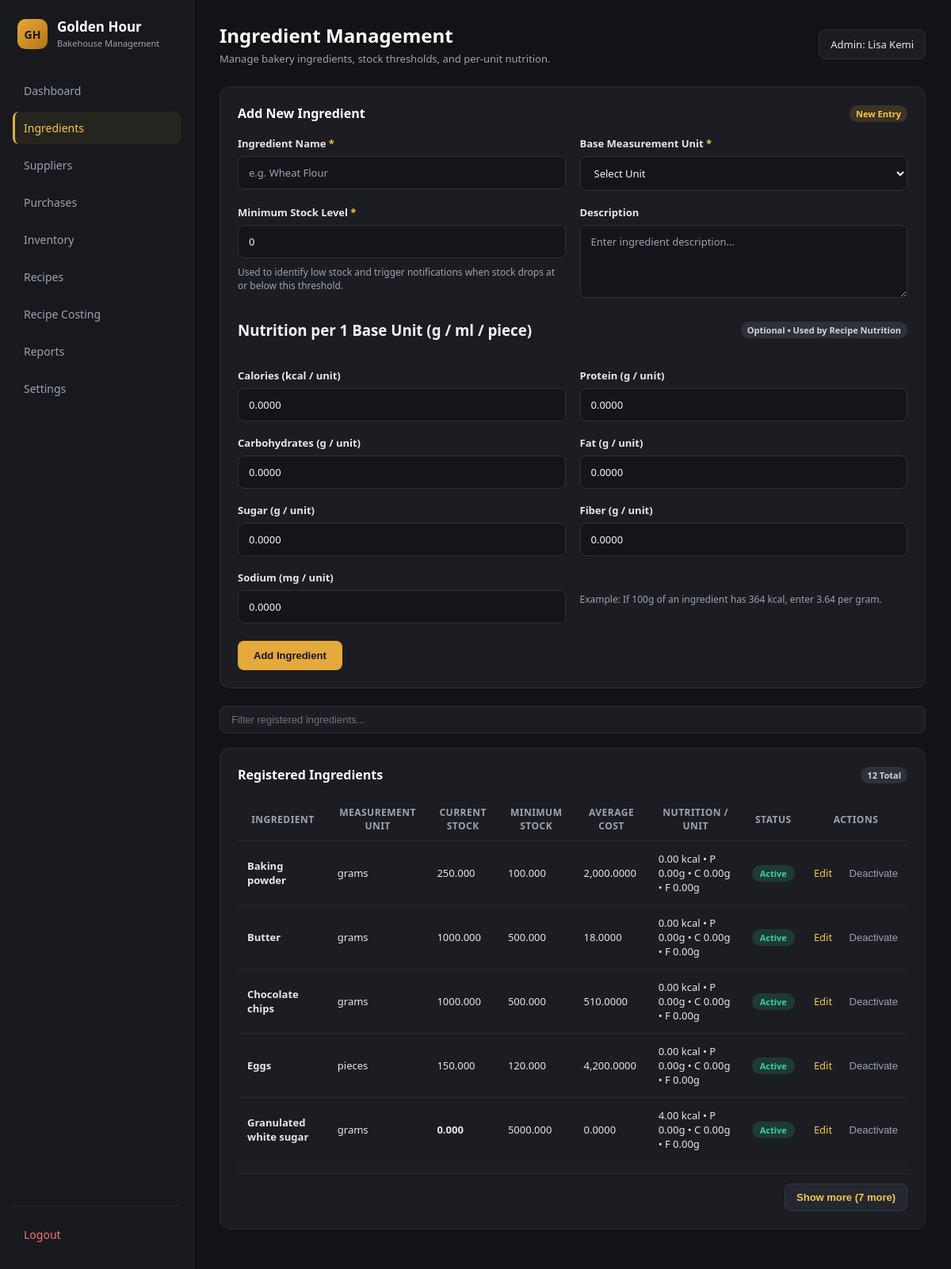
The app's page /pages/ingredients.php (signed in) with its own data.
### tables this page shows
CREATE TABLE `ingredients` (
  `ingredient_id` int NOT NULL,
  `ingredient_name` varchar(150) NOT NULL,
  `description` text,
  `base_unit` enum('grams','millilitres','pieces') NOT NULL,
  `current_stock` decimal(12,3) DEFAULT '0.000',
  `average_cost_per_unit` decimal(12,4) DEFAULT '0.0000',
  `calories_per_unit` decimal(10,4) NOT NULL DEFAULT '0.0000',
  `protein_g_per_unit` decimal(10,4) NOT NULL DEFAULT '0.0000',
  `carbs_g_per_unit` decimal(10,4) NOT NULL DEFAULT '0.0000',
  `fat_g_per_unit` decimal(10,4) NOT NULL DEFAULT '0.0000',
  `sugar_g_per_unit` decimal(10,4) NOT NULL DEFAULT '0.0000',
  `fiber_g_per_unit` decimal(10,4) NOT NULL DEFAULT '0.0000',
  `sodium_mg_per_unit` decimal(10,4) NOT NULL DEFAULT '0.0000',
  `minimum_stock` decimal(12,3) DEFAULT '0.000',
  `is_active` tinyint(1) DEFAULT '1',
  `created_at` timestamp NULL DEFAULT CURRENT_TIMESTAMP
);

### pages/ingredients.php (the view, shortened to what this page needs)
<?php
require_once "../config/database.php";
$editIngredient = null;
$stmt = $pdo->query(
    "SELECT * FROM ingredients ORDER BY ingredient_name ASC"
);
$ingredients = $stmt->fetchAll();
$adminName = htmlspecialchars($_SESSION["full_name"] ?? "Administrator");
?>
<!DOCTYPE html>
<html lang="en">
<head>
    <link rel="stylesheet" href="../assets/css/style.css">
</head>
<body class="dark-dashboard-body">
<div class="dashboard-container dark-dashboard">
    <aside class="sidebar dark-sidebar">
        <div>
            <div class="logo">
                <div class="brand-mark">GH</div>
                <div>
                    <h2>Golden Hour</h2>
                    <p>Bakehouse Management</p>
                </div>
            </div>
            <nav aria-label="Main Navigation">
                <ul>
                    <li><a href="../dashboard.php">Dashboard</a></li>
                    <li><a href="ingredients.php" class="active">Ingredients</a></li>
                    <li><a href="suppliers.php">Suppliers</a></li>
                    <li><a href="purchases.php">Purchases</a></li>
                    <li><a href="inventory.php">Inventory</a></li>
                    <li><a href="recipes.php">Recipes</a></li>
                    <li><a href="recipe_costing.php">Recipe Costing</a></li>
                    <li><a href="reports.php">Reports</a></li>
                    <li><a href="settings.php">Settings</a></li>
                </ul>
            </nav>
        </div>
        <div class="sidebar-footer">
            <a href="../logout.php" class="logout-link">Logout</a>
        </div>
    </aside>
    <main class="main-content dark-main">
        <header class="topbar dark-topbar">
            <div>
                <h1>Ingredient Management</h1>
                <p class="topbar-subtitle">Manage bakery ingredients, stock thresholds, and per-unit nutrition.</p>
            </div>
            <div class="topbar-controls">
                <span class="admin-badge">Admin: <?php echo $adminName; ?></span>
            </div>
        </header>
        <section class="content-section dark-panel subpage-card">
            <div class="panel-header">
                <h2><?php echo $editIngredient ? "Edit Ingredient" : "Add New Ingredient"; ?></h2>
                <span class="card-tag tag-gold"><?php echo $editIngredient ? "Editing #" . (int) $editIngredient["ingredient_id"] : "New Entry"; ?></span>
            </div>
            <form method="POST" class="ingredient-form dark-form">
                <div class="form-two-col">
                    <div class="form-field">
                        <label for="ingredient_name">Ingredient Name <span class="req-star">*</span></label>
                        <input
                            id="ingredient_name"
                            type="text"
                            name="ingredient_name"
                            placeholder="e.g. Wheat Flour"
                            value="<?php echo htmlspecialchars($editIngredient["ingredient_name"] ?? ""); ?>"
                            required
                        >
                    </div>
                    <div class="form-field">
                        <label for="base_unit">Base Measurement Unit <span class="req-star">*</span></label>
                        <select id="base_unit" name="base_unit" required>
                            <option value="">Select Unit</option>
                        </select>
                    </div>
                </div>
                <div class="form-two-col">
                    <div class="form-field">
                        <label for="minimum_stock">Minimum Stock Level <span class="req-star">*</span></label>
                        <input
                            id="minimum_stock"
                            type="number"
                            name="minimum_stock"
                            min="0"
                            step="0.001"
                            value="<?php echo htmlspecialchars($editIngredient["minimum_stock"] ?? "0"); ?>"
                            required
                        >
                        <p class="form-hint dark-hint">
                            Used to identify low stock and trigger notifications when stock drops at or below this threshold.
                        </p>
                    </div>
                    <div class="form-field">
                        <label for="description">Description</label>
                        <textarea
                            id="description"
                            name="description"
                            placeholder="Enter ingredient description..."
                        ><?php echo htmlspecialchars($editIngredient["description"] ?? ""); ?></textarea>
                    </div>
                </div>
                <div class="panel-header" style="margin-top: 10px;">
                    <h3>Nutrition per 1 Base Unit (g / ml / piece)</h3>
                    <span class="card-tag tag-neutral">Optional • Used by Recipe Nutrition</span>
                </div>
                <div class="form-two-col">
                    <div class="form-field">
                        <label for="calories_per_unit">Calories (kcal / unit)</label>
                        <input
                            id="calories_per_unit"
                            type="number"
                            name="calories_per_unit"
                            min="0"
                            step="0.0001"
                            value="<?php echo htmlspecialchars($editIngredient["calories_per_unit"] ?? "0.0000"); ?>"
                        >
                    </div>
                    <div class="form-field">
                        <label for="protein_g_per_unit">Protein (g / unit)</label>
                        <input
                            id="protein_g_per_unit"
                            type="number"
                            name="protein_g_per_unit"
                            min="0"
                            step="0.0001"
                            value="<?php echo htmlspecialchars($editIngredient["protein_g_per_unit"] ?? "0.0000"); ?>"
                        >
                    </div>
                </div>
                <div class="form-two-col">
                    <div class="form-field">
                        <label for="carbs_g_per_unit">Carbohydrates (g / unit)</label>
                        <input
                            id="carbs_g_per_unit"
                            type="number"
                            name="carbs_g_per_unit"
                            min="0"
                            step="0.0001"
                            value="<?php echo htmlspecialchars($editIngredient["carbs_g_per_unit"] ?? "0.0000"); ?>"
                        >
                    </div>
                    <div class="form-field">
                        <label for="fat_g_per_unit">Fat (g / unit)</label>
                        <input
                            id="fat_g_per_unit"
                            type="number"
                            name="fat_g_per_unit"
                            min="0"
                            step="0.0001"
                            value="<?php echo htmlspecialchars($editIngredient["fat_g_per_unit"] ?? "0.0000"); ?>"
                        >
                    </div>
                </div>
                <div class="form-two-col">
                    <div class="form-field">
                        <label for="sugar_g_per_unit">Sugar (g / unit)</label>
                        <input
                            id="sugar_g_per_unit"
                            type="number"
                            name="sugar_g_per_unit"
                            min="0"
                            step="0.0001"
                            value="<?php echo htmlspecialchars($editIngredient["sugar_g_per_unit"] ?? "0.0000"); ?>"
                        >
                    </div>
                    <div class="form-field">
                        <label for="fiber_g_per_unit">Fiber (g / unit)</label>
                        <input
                            id="fiber_g_per_unit"
                            type="number"
                            name="fiber_g_per_unit"
                            min="0"
                            step="0.0001"
                            value="<?php echo htmlspecialchars($editIngredient["fiber_g_per_unit"] ?? "0.0000"); ?>"
                        >
                    </div>
                </div>
                <div class="form-two-col">
                    <div class="form-field">
                        <label for="sodium_mg_per_unit">Sodium (mg / unit)</label>
                        <input
                            id="sodium_mg_per_unit"
                            type="number"
                            name="sodium_mg_per_unit"
                            min="0"
                            step="0.0001"
                            value="<?php echo htmlspecialchars($editIngredient["sodium_mg_per_unit"] ?? "0.0000"); ?>"
                        >
                    </div>
                    <div class="form-field">
                        <p class="form-hint dark-hint" style="margin-top: 28px;">
                            Example: If 100g of an ingredient has 364 kcal, enter 3.64 per gram.
                        </p>
                    </div>
                </div>
                <div class="form-actions-bar">
                    <button type="submit" class="primary-button dark-submit-btn">
                        <?php echo $editIngredient ? "Update Ingredient" : "Add Ingredient"; ?>
                    </button>
                </div>
            </form>
        </section>
        <div class="between-cards-search-bar">
            <input
                type="search"
                id="ingredientSearch"
                class="dark-search-input"
                placeholder="Filter registered ingredients..."
                aria-label="Filter registered ingredients"
            >
        </div>
        <section class="content-section dark-panel subpage-card">
            <div class="panel-header">
                <h2>Registered Ingredients</h2>
                <span class="card-tag tag-neutral"><?php echo count($ingredients); ?> Total</span>
            </div>
            <div class="table-container">
                <table class="dark-table" id="ingredientsTable">
                    <thead>
                        <tr>
                            <th>Ingredient</th>
                            <th>Measurement Unit</th>
                            <th>Current Stock</th>
                            <th>Minimum Stock</th>
                            <th>Average Cost</th>
                            <th>Nutrition / Unit</th>
                            <th>Status</th>
                            <th>Actions</th>
                        </tr>
                    </thead>
                    <tbody>
                        <?php if (count($ingredients) > 0): ?>
                            <?php foreach ($ingredients as $ingredient): ?>
                                <?php
                                    $isLow = (float) $ingredient["current_stock"] <= (float) $ingredient["minimum_stock"];
                                    $kcalU = (float) ($ingredient["calories_per_unit"] ?? 0);
                                    $protU = (float) ($ingredient["protein_g_per_unit"] ?? 0);
                                    $carbU = (float) ($ingredient["carbs_g_per_unit"] ?? 0);
                                    $fatU  = (float) ($ingredient["fat_g_per_unit"] ?? 0);
                                ?>
                                <tr>
                                    <td class="cell-strong">
                                        <?php echo htmlspecialchars($ingredient["ingredient_name"]); ?>
                                    </td>
                                    <td>
                                        <?php echo htmlspecialchars($ingredient["base_unit"]); ?>
                                    </td>
                                    <td class="<?php echo $isLow ? "stock-low-text" : ""; ?>">
                                        <?php echo htmlspecialchars($ingredient["current_stock"]); ?>
                                    </td>
                                    <td>
                                        <?php echo htmlspecialchars($ingredient["minimum_stock"]); ?>
                                    </td>
                                    <td>
                                        <?php echo number_format((float) $ingredient["average_cost_per_unit"], 4); ?>
                                    </td>
                                    <td class="cell-muted">
                                        <?php echo number_format($kcalU, 2); ?> kcal
                                        • P <?php echo number_format($protU, 2); ?>g
                                        • C <?php echo number_format($carbU, 2); ?>g
                                        • F <?php echo number_format($fatU, 2); ?>g
                                    </td>
                                    <td>
                                        <?php if ($ingredient["is_active"]): ?>
                                            <span class="status-pill badge-success">Active</span>
                                        <?php else: ?>
                                            <span class="status-pill badge-neutral">Inactive</span>
                                        <?php endif; ?>
                                    </td>
                                    <td class="table-actions-cell">
                                        <a href="ingredients.php?edit=<?php echo (int) $ingredient["ingredient_id"]; ?>" class="table-edit-link">
                                            Edit
                                        </a>
                                        <form method="POST" class="inline-form">
                                            <button type="submit" class="text-button dark-text-action">
                                                <?php echo $ingredient["is_active"] ? "Deactivate" : "Activate"; ?>
                                            </button>
                                        </form>
                                    </td>
                                </tr>
                            <?php endforeach; ?>
                        <?php endif; ?>
                    </tbody>
                </table>
            </div>
            <?php if (count($ingredients) > 5): ?>
                <div class="table-disclosure-bar">
                    <button
                        type="button"
                        id="toggleIngredientsBtn"
                        class="dark-secondary-btn disclosure-toggle-btn"
                        aria-expanded="false"
                        aria-controls="ingredientsTable"
                    >
                    </button>
                </div>
            <?php endif; ?>
        </section>
    </main>
</div>
</body>
</html>

### records on screen
ingredients: ingredient_name "Baking powder", base_unit "grams", current_stock "250.000", minimum_stock "100.000", average_cost_per_unit "2,000.0000", calories_per_unit "0.00", protein_g_per_unit "0.00", carbs_g_per_unit "0.00", fat_g_per_unit "0.00", is_active "Active"
ingredients: ingredient_name "Butter", base_unit "grams", current_stock "1000.000", minimum_stock "500.000", average_cost_per_unit "18.0000", calories_per_unit "0.00", protein_g_per_unit "0.00", carbs_g_per_unit "0.00", fat_g_per_unit "0.00", is_active "Active"
ingredients: ingredient_name "Chocolate chips", base_unit "grams", current_stock "1000.000", minimum_stock "500.000", average_cost_per_unit "510.0000", calories_per_unit "0.00", protein_g_per_unit "0.00", carbs_g_per_unit "0.00", fat_g_per_unit "0.00", is_active "Active"
ingredients: ingredient_name "Eggs", base_unit "pieces", current_stock "150.000", minimum_stock "120.000", average_cost_per_unit "4,200.0000", calories_per_unit "0.00", protein_g_per_unit "0.00", carbs_g_per_unit "0.00", fat_g_per_unit "0.00", is_active "Active"
ingredients: ingredient_name "Granulated white sugar", base_unit "grams", current_stock "0.000", minimum_stock "5000.000", average_cost_per_unit "0.0000", calories_per_unit "4.00", protein_g_per_unit "0.00", carbs_g_per_unit "0.00", fat_g_per_unit "0.00", is_active "Active"

### other values on screen
$adminName "Lisa Kemi"
count($ingredients) "12"
